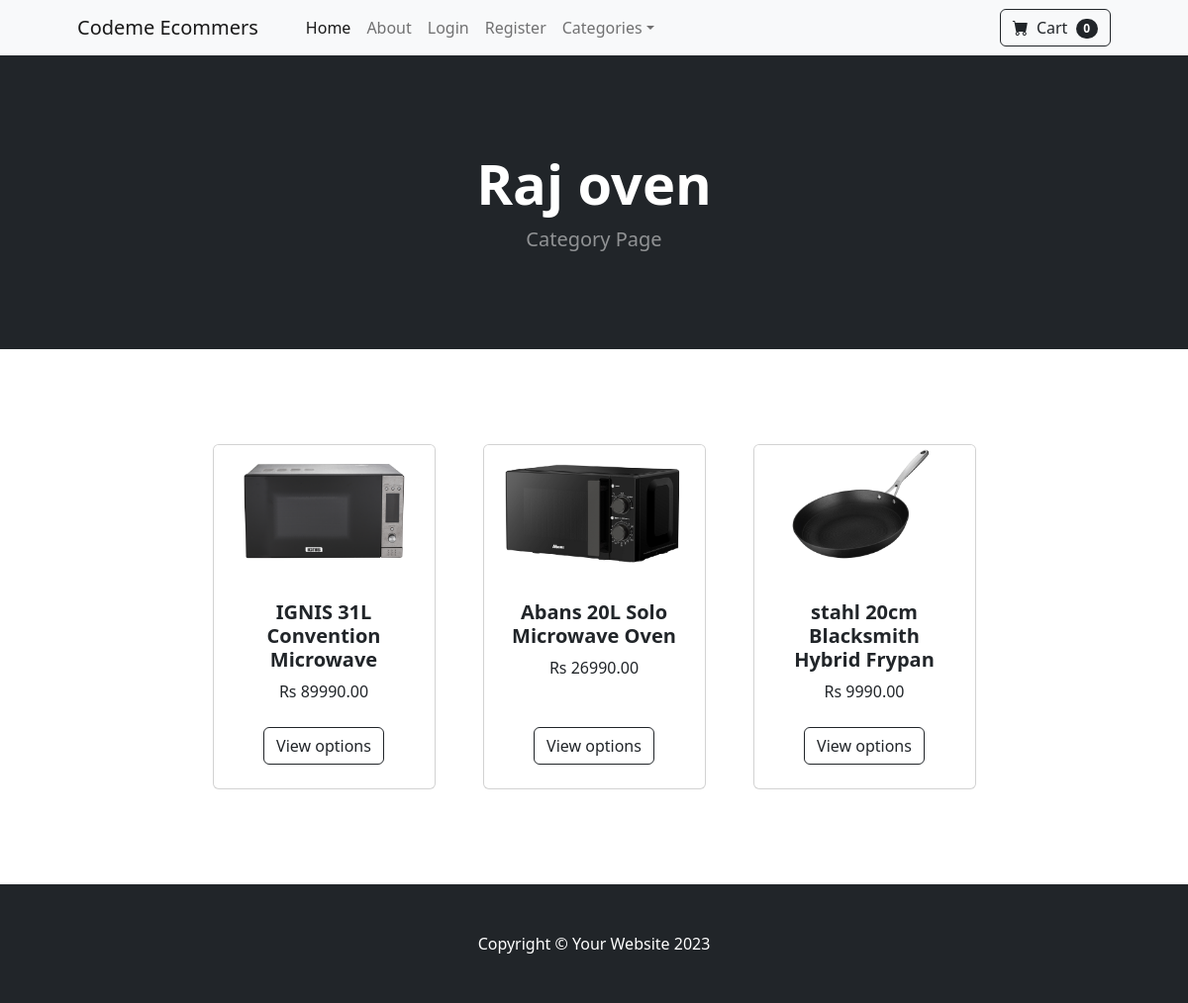
Page /category/Raj oven on the committed database.
### store/models.py (models this page shows)
class Category(models.Model):
  name = models.CharField(max_length=50)
  def __str__(self):
    return self.name

class Product(models.Model):
  name = models.CharField(max_length=100)
  price = models.DecimalField(default=0,decimal_places=2,max_digits=8)
  category = models.ForeignKey(Category, on_delete=models.CASCADE,default=1)
  description = models.CharField(max_length=250,default='',blank=True,null=True)
  Image = models.ImageField(upload_to='uploads/product/')
  is_sale = models.BooleanField(default=False)
  sale_price = models.DecimalField(default=0,decimal_places=2,max_digits=8)

### store/views.py (the view)
# urls.py: path('category/<str:foo>',views.category, name='category'),
def category(request,foo):
  foo = foo.replace ('-',' ')
  try:
    category  = Category.objects.get(name=foo)
    products  = Product.objects.filter(category=category)
    return render(request,"category.html",{'products':products, 'category': category})
  except:
    messages.success(request,("That Category Doesen't Exist..."))
    return redirect ('home')

### cart/cart.py (called while the page is built)
  def __len__(self):
    return len(self.cart)

### cart/context_processors.py (called while the page is built)
def cart(request):
  return {'cart':Cart(request)}

### store/templates/category.html
{% extends "base.html" %}
{% block content %}
        <header class="bg-dark py-5">
            <div class="container px-4 px-lg-5 my-5">
                <div class="text-center text-white">
                    <h1 class="display-4 fw-bolder">{{ category }}</h1>
                    <p class="lead fw-normal text-white-50 mb-0">Category Page</p>
                </div>
            </div>
        </header>
        <section class="py-5">
            <div class="container px-4 px-lg-5 mt-5">
                <div class="row gx-4 gx-lg-5 row-cols-2 row-cols-md-3 row-cols-xl-4 justify-content-center">
                    {%  for product in products %}
                     {% if product.is_sale %}
                     <div class="col mb-5">
                        <div class="card h-100">
                            <div class="badge bg-dark text-white position-absolute" style="top: 0.5rem; right: 0.5rem">Sale</div>
                            <img class="card-img-top" src=" {{product.Image.url }}" alt="..." />
                            <div class="card-body p-4">
                                <div class="text-center">
                                    <h5 class="fw-bolder">{{ product.name}}</h5>
                                    <div class="d-flex justify-content-center small text-warning mb-2">
                                        <div class="bi-star-fill"></div>
                                        <div class="bi-star-fill"></div>
                                        <div class="bi-star-fill"></div>
                                        <div class="bi-star-fill"></div>
                                        <div class="bi-star-fill"></div>
                                    </div>
                                    <strike>Rs {{ product.price}}</strike>
                                      &nbsp;
                                       Rs{{ product.sale_price}}
                                </div>
                            </div>
                            <div class="card-footer p-4 pt-0 border-top-0 bg-transparent">
                                <div class="text-center"><a class="btn btn-outline-dark mt-auto" href="{% url 'product' product.id %}">View options</a></div>
                            </div>
                        </div>
                    </div>
                     {% else %}
                    <div class="col mb-5">
                        <div class="card h-100">
                            <img class="card-img-top" src=" {{product.Image.url }}" alt="..." />
                            <div class="card-body p-4">
                                <div class="text-center">
                                    <h5 class="fw-bolder">{{ product.name}}</h5>
                                     Rs {{ product.price}}
                                </div>
                            </div>
                            <div class="card-footer p-4 pt-0 border-top-0 bg-transparent">
                                <div class="text-center"><a class="btn btn-outline-dark mt-auto" href="{% url 'product'  product.id %}">View options</a></div>
                            </div>
                        </div>
                    </div>
                     {% endif %}
                    {% endfor %}
                </div>
            </div>
        </section>
{% endblock %}

### rows in the picture
Category: name "Raj oven"
Product: Image (picture), name "IGNIS 31L Convention Microwave", price "89990.00"
Product: Image (picture), name "Abans 20L Solo Microwave Oven", price "26990.00"
Product: Image (picture), name "stahl 20cm Blacksmith Hybrid Frypan", price "9990.00"

### other values in the picture
{{ cart|length }} "0"
